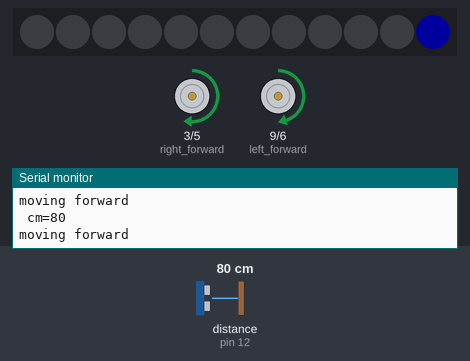
This sketch was run on a simulated Arduino Uno, built with avr-gcc and run on an emulated ATmega328P. Parts: 12 RGB LEDs in strip order, left to right, motor-driver pin pairs drawn as motors (green arrow = first pin HIGH = forward, orange = second pin HIGH = backward, longer = more drive), the last lines printed to the serial monitor. Wiring (inferred from the names in the program): ultrasonic range finder: trigger pin 12; echo pin 12. The inputs (shaded band) are chosen by the test bench; at power-on: distance to the obstacle (sensor on pin 12) 80 cm. The echo pulse lasts 58.3 µs per cm; dim RGB values are drawn brighter than linear.

Above: at 2.2 s.
2.3 s: distance to the obstacle (sensor on pin 12) set to 12 cm
At 3.3 s:
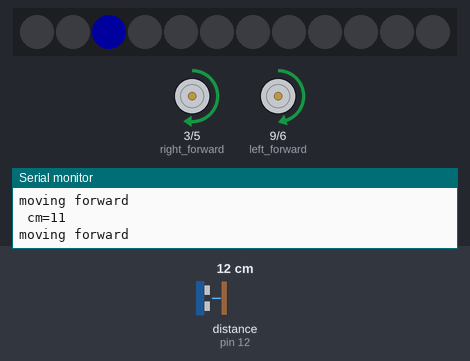
3.8 s: distance to the obstacle (sensor on pin 12) set to 9 cm
At 5.1 s:
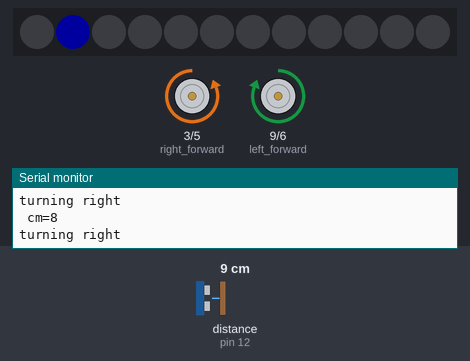
5.4 s: distance to the obstacle (sensor on pin 12) set to 18 cm
At 5.7 s:
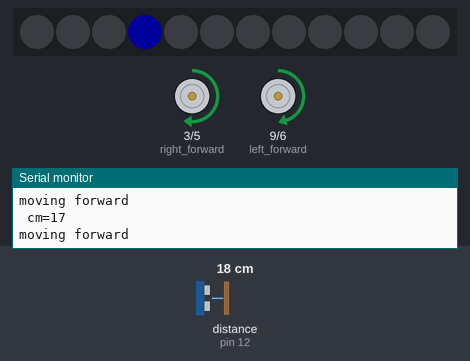
Timing chart, 0 to 8.4 s (numbered marks = the images above; inputs shaded):
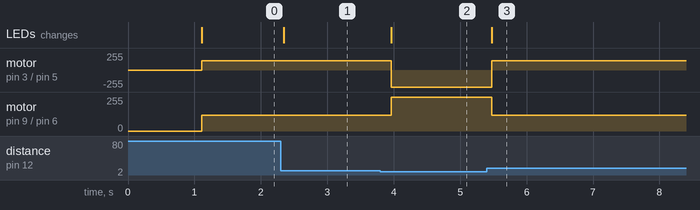

The sketch:

robot_ping_led.ino
```cpp
// ping sensor
const int pingPin = 12;
int dist_in_cm = 120;

// This LED strip is used for distance feedback
// The closer we get to an object in front of us, the further up the blue pixel is on
#include <Adafruit_NeoPixel.h>
#define LEDPIN 11 // connect the Data from the strip to this pin on the Arduino
#define NUMBER_PIEXELS 12 // the number of pixels in your LED strip
Adafruit_NeoPixel strip = Adafruit_NeoPixel(NUMBER_PIEXELS, LEDPIN, NEO_GRB + NEO_KHZ800);

int old_strip_index = 0;
int new_strip_index = 0;
int power_turn_level = 255; /* full power on turns */

// adjust these till the robot goes streight to compensate for motor differences
int power_forward_right = 140; /* half power on turns */
int power_forward_left = 120; /* half power on turns */

// motor pins.  Note that only pins 2,5,6, 9 and 10 can be used for pwm
int right_forward = 3;
int right_reverse = 5;
int left_forward = 9;
int left_reverse = 6;

// try this time to make a right turn just above 90 degrees
int delay_time_ninty_turn = 200;
// if we are under this distance, make a turn
int cm_for_turn = 10;
int delay_time_forward = 100;

void setup() {
  Serial.begin(9600);

  strip.begin();
  strip.setPixelColor(0, 10, 0, 0);
  strip.show();

  pinMode(pingPin, INPUT);

  pinMode(right_forward, OUTPUT);
  pinMode(right_reverse, OUTPUT);
  pinMode(left_forward, OUTPUT);
  pinMode(left_reverse, OUTPUT);
  // turn all off
  digitalWrite(right_forward, LOW);
  digitalWrite(right_reverse, LOW);
  digitalWrite(left_forward, LOW);
  digitalWrite(left_reverse, LOW);
  // for debugging
  // Serial.println('Start');
  delay(1000);
}

void loop() {

  delay(100);

  // get the distance from the ping sensor in CM
  dist_in_cm = get_distance_cm();
  new_strip_index = dist_in_cm / 5;

  // don't go over the max
  if (new_strip_index > (NUMBER_PIEXELS - 1)) {
    new_strip_index = 11;
  }

  // only draw if there is a change
  if ( old_strip_index != new_strip_index) {
    // erase the old strip
     for (int i=0; i < NUMBER_PIEXELS; i++)
        strip.setPixelColor(i, 0, 0, 0);
    // turn on new value to a light blue
     strip.setPixelColor(new_strip_index, 0, 0, 30);
     strip.show();
  };

  // if there is something in front, turn right
  if (dist_in_cm < cm_for_turn) {
      turn_right();
    } else {
      move_forward();
    }

  // Serial.print(" new=");
  // Serial.print(new_strip_index);

}

void turn_right() {
  Serial.println("turning right");
  analogWrite(right_forward, LOW);
  analogWrite(right_reverse, power_turn_level);
  analogWrite(left_forward, power_turn_level);
  analogWrite(left_reverse, LOW);
  delay(delay_time_ninty_turn);
}

void move_forward() {
  Serial.println("moving forward");
  analogWrite(right_forward, power_forward_right);
  analogWrite(right_reverse, LOW);
  analogWrite(left_forward, power_forward_left);
  analogWrite(left_reverse, LOW);
  delay(delay_time_forward);
}


int get_distance_cm()
{
  long duration, cm=0;
  pinMode(pingPin, OUTPUT);
  digitalWrite(pingPin, LOW);
  delayMicroseconds(2);
  digitalWrite(pingPin, HIGH);
  delayMicroseconds(5);
  digitalWrite(pingPin, LOW);
  // The same pin is used to read the signal from the PING))): a HIGH
  // pulse whose duration is the time (in microseconds) from the sending
  // of the ping to the reception of its echo off of an object.
  pinMode(pingPin, INPUT);
  duration = pulseIn(pingPin, HIGH);
  // convert the time into a distance
  cm = microsecondsToCentimeters(duration);
  Serial.print(" cm=");
  Serial.println(cm);
  return cm;
}

long microsecondsToCentimeters(long microseconds)
{
  // The speed of sound is 340 m/s or 29 microseconds per centimeter.
  // The ping travels out and back, so to find the distance of the
  // object we take half of the distance travelled.
  return microseconds / 29 / 2;
}
```

Measured:
- the behaviour switches between 11 and 10 cm on distance to the obstacle (sensor on pin 12) (found by bisection; images 1 and 2)
- after the input at 2.3 s, the LEDs: change at once (image 1)
- after the input at 3.8 s, motor on pin 3 (right_forward) / pin 5 (right_reverse): forward 140/255 → backward 255/255 after 0.16 s; motor on pin 9 (left_forward) / pin 6 (left_reverse): forward 120/255 → forward 255/255 after 0.16 s; the LEDs: change after 0.16 s (image 2)
- after the input at 5.4 s, motor on pin 3 (right_forward) / pin 5 (right_reverse): backward 255/255 → forward 140/255 after 0.08 s; motor on pin 9 (left_forward) / pin 6 (left_reverse): forward 255/255 → forward 120/255 after 0.08 s; the LEDs: change after 0.08 s (image 3)
